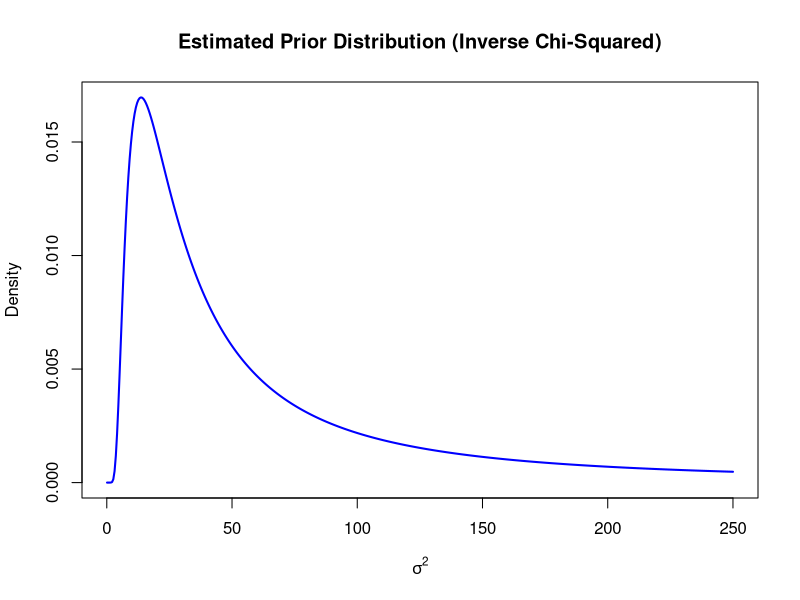

Reproduce this figure in R. (Note: this script raises an error after producing the figure.)
## ---- chunk 1
# Define the dartboard parameters (in mm)
bullseye_inner_radius <- 12.7
bullseye_outer_radius <- 31.8
triple_ring_inner_radius <- 99
triple_ring_outer_radius <- 107
double_ring_inner_radius <- 162
double_ring_outer_radius <- 170
## ---- chunk 2
get_dartboard_region_vectorized <- function(x, y) {
  # Constants
  segment_numbers <- c(20, 1, 18, 4, 13, 6, 10, 15, 2, 17,
                       3, 19, 7, 16, 8, 11, 14, 9, 12, 5)
  segment_width <- 360 / 20

  bull_inner <- 6.35
  bull_outer <- 15.9
  triple_inner <- 99
  triple_outer <- 107
  double_inner <- 162
  double_outer <- 170

  r <- sqrt(x^2 + y^2)
  theta <- (90 - atan2(y, x) * 180 / pi) %% 360
  segment_idx <- floor(theta / segment_width) + 1
  segment <- segment_numbers[segment_idx]

  region <- character(length(x))

  region[r <= bull_inner] <- "Bull"
  region[r > bull_inner & r <= bull_outer] <- "Outer Bull"
  region[r > bull_outer & r <= triple_inner] <- paste0("Single (Inner) ", segment[r > bull_outer & r <= triple_inner])
  region[r > triple_inner & r <= triple_outer] <- paste0("T", segment[r > triple_inner & r <= triple_outer])
  region[r > triple_outer & r <= double_inner] <- paste0("Single (Outer) ", segment[r > triple_outer & r <= double_inner])
  region[r > double_inner & r <= double_outer] <- paste0("D", segment[r > double_inner & r <= double_outer])
  region[r > double_outer] <- "Miss"

  return(region)
}
## ---- chunk 3
is_inside_region_vectorized <- function(x, y, target_region) {
  regions <- get_dartboard_region_vectorized(x, y)
  return(regions == target_region)
}

## ---- chunk 4
# Load libraries
library(MASS)
library(mvtnorm)

# Bullseye annuli radii (as before)
bull_radii <- c(0, 6.35, 15.9, 99, 107, 162, 170)

# Function to compute exact annulus probabilities
dart_annulus_probability <- function(r1, r2, sigma2) {
  pchisq(r2^2 / sigma2, df = 2) - pchisq(r1^2 / sigma2, df = 2)
}

# Log-likelihood for bullseye using inverse-chi-squared prior
log_likelihood_bull_ab <- function(a, b, observed_counts, radii = bull_radii, n_theta_samples = 5000) {
  if (a <= 0 || b <= 0) return(-Inf)

  theta_samples <- b / rchisq(n_theta_samples, df = a)
  logL_total <- 0

  for (i in seq_along(observed_counts)) {
    n_obs <- observed_counts[i]
    if (n_obs == 0) next

    probs <- dart_annulus_probability(radii[i], radii[i + 1], theta_samples)
    avg_prob <- mean(probs)
    avg_prob <- max(avg_prob, 1e-12)

    logL_total <- logL_total + n_obs * log(avg_prob)
  }

  return(logL_total)
}

# === Grid search MLE version ===
grid_search_bull_mle <- function(observed_counts,
                                 a_vals = seq(0.1, 5, length.out = 20),
                                 b_vals = seq(0.1, 50, length.out = 20),
                                 radii = bull_radii,
                                 n_theta_samples = 5000) {
  loglik_grid <- matrix(NA, nrow = length(a_vals), ncol = length(b_vals))

  for (i in seq_along(a_vals)) {
    for (j in seq_along(b_vals)) {
      loglik_grid[i, j] <- log_likelihood_bull_ab(
        a = a_vals[i],
        b = b_vals[j],
        observed_counts = observed_counts,
        radii = radii,
        n_theta_samples = n_theta_samples
      )
    }
  }

  best_idx <- which(loglik_grid == max(loglik_grid, na.rm = TRUE), arr.ind = TRUE)
  a_hat <- a_vals[best_idx[1]]
  b_hat <- b_vals[best_idx[2]]

  list(a = a_hat, b = b_hat, loglik = max(loglik_grid), loglik_grid = loglik_grid,
       a_vals = a_vals, b_vals = b_vals)
}

## ---- chunk 5
# Example observed annulus counts (Bullseye)
observed_counts_bull <- c(241, 510, 152, 0, 0, 0)

set.seed(123)
result <- grid_search_bull_mle(observed_counts_bull)

cat("Grid Search MLE:\n")
cat("a =", result$a, "\n")
cat("b =", result$b, "\n")
## ---- chunk 6
# Extract MLE estimates of a and b
mle_a <- result$a
mle_b <- result$b

# Define Inverse Chi-Squared density
dinvchisq <- function(theta, a, b) {
  const <- (b/2)^(a/2) / gamma(a/2)
  const * theta^(-(a/2 + 1)) * exp(-b / (2 * theta))
}

# Create a range of theta values for plotting
theta_vals <- seq(0.1, 250, length.out = 500)
density_vals <- dinvchisq(theta_vals, mle_a, mle_b)

# Plot the prior density
plot(theta_vals, density_vals, type = "l", lwd = 2, col = "blue",
     main = "Estimated Prior Distribution (Inverse Chi-Squared)",
     xlab = expression(theta = sigma^2), ylab = "Density")
## ---- chunk 7
log_likelihood <- function(sigma2, counts, radii, tol = 1e-12) {
  if (sigma <= 0) return(-Inf)
  
  scaled_radii_sq <- (radii^2) / sigma2
  F_values <- pchisq(scaled_radii_sq, df = 2)
  probs <- diff(F_values)
  
  # Apply tolerance: replace very small probabilities with a tiny value
  probs[probs < tol] <- tol
  
  logL <- sum(counts * log(probs))
  return(logL)
}
## ---- chunk 8
radii <- c(0,         # r_{D_0} = 0
           6.35,      # Bullseye (inner bull)
           15.9,      # Outer bull
           99,        # Triple ring inner
           107,       # Triple ring outer
           162,       # Double ring inner
           170)       # Double ring outer (r_{D_R})

counts <- c(6,15,3,0,0,0)  # Example: counts for each annulus
sigma_guess <- 10                       # Initial guess for sigma

log_likelihood(sigma_guess, counts, radii)
## ---- chunk 9
library(ggplot2)


sigma_vals <- seq(1, 250, length.out = 500)
logL_vals <- sapply(sigma_vals, log_likelihood, counts = counts, radii = radii)
likelihood_vals_b <- exp(logL_vals)  # Convert to likelihood

# Create data frame for plotting
df <- data.frame(sigma = sigma_vals, likelihood = likelihood_vals_b)

# Plot likelihood
ggplot(df, aes(x = sigma, y = likelihood)) +
  geom_line(color = "blue") +
  labs(title = "Likelihood vs. Sigma (Anderson G)",
       x = expression(sigma^2),
       y = "Likelihood") +
  theme_minimal() +
  theme(plot.title = element_text(hjust = 0.5))
## ---- chunk 10
library(pracma)  # For trapz() to numerically integrate

# Assume: sigma_vals, logL_vals, and likelihood_vals are already computed

# Convert sigma^2 to theta (variance parameter)
theta_vals <- seq(1, 250, length.out = 500)

# Define Inverse Chi-Squared density (same as before)
dinvchisq <- function(theta, a, b) {
  const <- (b/2)^(a/2) / gamma(a/2)
  const * theta^(-(a/2 + 1)) * exp(-b / (2 * theta))
}

# Example: Use MLE estimates for prior
mle_a <- result$a
mle_b <- result$b

# Evaluate prior at theta values
prior_vals <- dinvchisq(theta_vals, mle_a, mle_b)

# Compute unnormalized posterior
unnormalized_posterior <- likelihood_vals_b * prior_vals

# Normalize posterior
posterior_vals <- unnormalized_posterior / trapz(theta_vals, unnormalized_posterior)

# Plot posterior
plot(theta_vals, posterior_vals, type = "l", lwd = 2, col = "purple",
     main = "Posterior Distribution of Anderson G",
     xlab = expression(theta = sigma^2), ylab = "Posterior Density")
